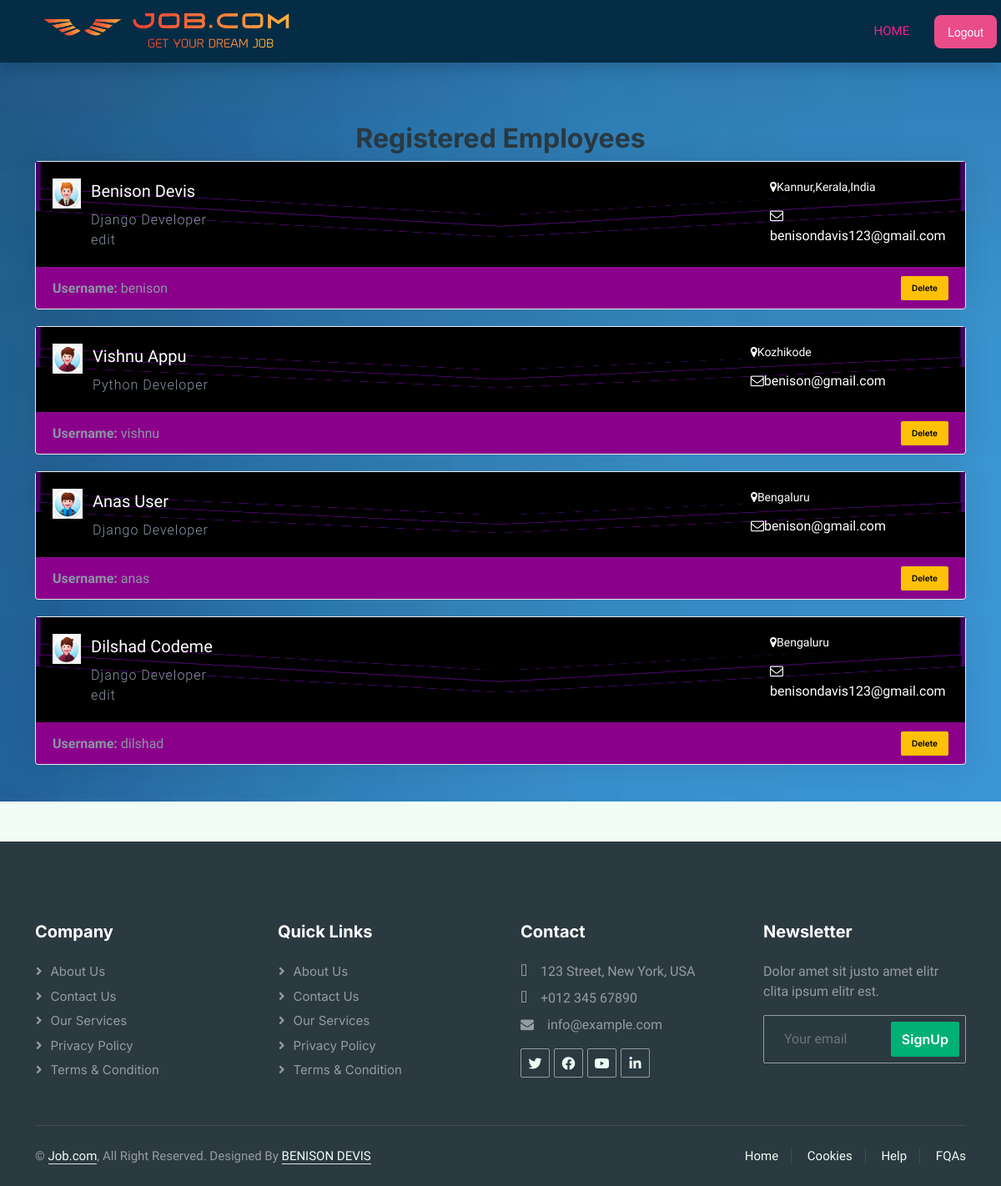
/siteadmin/employees/ (signed in), run on the app's committed database.
### employee/models.py (models this page shows)
class ProfileEdit(models.Model):
    worksts = (
        ("frsh", "I'm Fresher"),
        ("exp", "I'm Experienced"))
    gender = (("M", "Male"), ("F", "Female"), ("O", "Outher"))
    profile_title = models.CharField(max_length=50,null=True, blank=True)
    bio = models.TextField(null=True, blank=True)
    profile_img = models.ImageField(upload_to="profile.image/", null=True, blank=True,default='static\img\pro.png')
    resume = models.FileField(upload_to="resume/", null=True, blank=True)
    location = models.CharField(max_length=50,null=True, blank=True)
    mobile_no = models.CharField(max_length=12,null=True, blank=True)
    working_sts = models.CharField(max_length=50, choices=worksts,null=True, blank=True)
    gender = models.CharField(max_length=50, choices=gender,null=True, blank=True)
    rel_profile = models.OneToOneField(
        Employee, on_delete=models.CASCADE, null=True, blank=True
    )

### account/models.py (models this page shows, shortened)
class Account(AbstractUser):
    class Role(models.TextChoices):
        ADMIN = "ADMIN", "Admin"
        USER = "USER", "User"
        COMPANY = "COMPANY", "Company"
    base_role = Role.ADMIN
    is_active = models.BooleanField(default=False)
    can_login = models.BooleanField(default=True)
    role = models.CharField(max_length=50, choices=Role.choices)

### adminpanel/decorators.py (the view)
    def wrappeer(request,*args,**kwargs):
        if not request.user.is_authenticated:
            return redirect('user_login')
        else:
            if request.user.role != 'ADMIN':
                return render(request, "404.html")
        return function(request,*args,**kwargs)

### account/models.py (called while the page is built)
    def get_queryset(self, *args, **kwargs):
        results = super().get_queryset(*args, **kwargs)
        return results.filter(role=Account.Role.USER)

### adminpanel/views.py (called while the page is built)
@admin_login_required
def admin_employees_details(request):
    emp = Employee.employee.all()
    emp_prof = ProfileEdit.objects.filter(
        rel_profile__in = emp.values_list('id',flat=True)
    )
    context = {
        'emp' : emp,
        'emp_prof' : emp_prof
    }
    return render(request,'admin/admin_employess.html',context)

### templates/admin/admin_employess.html (shortened to what this page needs)
{% extends 'base.html' %}
{% block content %}
{% load static %}
<link href="https://maxcdn.bootstrapcdn.com/font-awesome/4.3.0/css/font-awesome.min.css" rel="stylesheet">
<br>
<br>
<br>
<div class="container">
    <h2 style="text-align: center;">Registered Employees</h2>
<div class="col-md-12">
    {% for emp in emp_prof %}
    <div class="card b-1 hover-shadow mb-20">
        <div style="color: white; background-image: url('{% static 'img/pronewc.jpg' %}');background-size: 100% 100%;" class="media card-body">
            <div class="media-left pr-12">
                <img class="avatar avatar-xl no-radius" src="{{emp.profile_img.url}}" alt="...">
            </div>
            <div class="media-body">
                <div class="mb-2">
                    <span class="fs-20 pr-16">{{ emp.rel_profile.first_name }} {{ emp.rel_profile.last_name }} </span>
                </div>
                <small class="fs-16 fw-300 ls-1">{{ emp.profile_title }}</small>
            </div>
            <div style="margin-left: 650px;"">
                <p class="fs-14  mb-12"><i class="fa fa-map-marker pr-1"></i>{{ emp.location }} </p>
                <span ><i class="fa fa-envelope-o pr-1"></i>{{ emp.rel_profile.email }}</span>
            </div>
        </div>
        <footer style="background-color: darkmagenta;" class="card-footer flexbox align-items-center">
            <div>
                <strong>Username:</strong>
                <span>{{ emp.rel_profile.username }}</span>
            </div>
            <div class="card-hover-show">
                <a class="btn btn-xs fs-10 btn-bold btn-warning" href="{% url 'delete_account_employee' emp.rel_profile.id  %}">Delete</a>
            </div>
        </footer>
    </div>
    {% endfor %}
</div>
    <br>
</div>
</div>
{% endblock content %}

### static/css/style.css (style rules this page uses)
:root { --primary: #f61d98; --secondary: #2B9BFF; --light: #EFFDF5; --dark: #2B3940; --danger:#9fd1eb; }
.btn { font-family: 'Inter', sans-serif; font-weight: 600; transition: .5s; }

### templates/admin/admin_employess.html (style rules this page uses)
.pr-12 { padding-right: 12px !important; }
.mb-20 { margin-bottom: 20px !important; }
.b-1 { border: 1px solid #ebebeb !important; }
.card { border: 0; border-radius: 0; margin-bottom: 30px; -webkit-transition: .5s; transition: .5s; }
.card { position: relative; display: -ms-flexbox; display: flex; -ms-flex-direction: column; flex-direction: column; min-width: 0; word-wrap: break-word; background-color: #fff; background-clip: border-box; border: 1px solid rgba(0,0,0,.125); border-radius: .25rem; }
.media { padding: 16px 12px; -webkit-transition: background-color .2s linear; transition: background-color .2s linear; }
.media { display: -ms-flexbox; display: flex; -ms-flex-align: start; align-items: flex-start; }
.card-body { -ms-flex: 1 1 auto; flex: 1 1 auto; padding: 1.25rem; }
.media .avatar { flex-shrink: 0; }
.no-radius { border-radius: 0 !important; }
.avatar-xl { width: 64px; height: 64px; line-height: 64px; font-size: 1.25rem; }
.avatar { position: relative; display: inline-block; width: 36px; height: 36px; line-height: 36px; text-align: center; border-radius: 100%; background-color: #f5f6f7; color: #8b95a5; text-transform: uppercase; }
img { max-width: 100%; }
img { vertical-align: middle; border-style: none; }
.mb-2 { margin-bottom: .5rem!important; }
.fs-20 { font-size: 20px !important; }
.pr-16 { padding-right: 16px !important; }
.ls-1 { letter-spacing: 1px !important; }
.fw-300 { font-weight: 300 !important; }
.fs-16 { font-size: 16px !important; }
.media-body>* { margin-bottom: 0; }
small, time, .small { font-family: Roboto,sans-serif; font-weight: 400; font-size: 11px; color: #8b95a5; }
.fs-14 { font-size: 14px !important; }
.mb-12 { margin-bottom: 12px !important; }
.card-footer:last-child { border-radius: 0 0 calc(.25rem - 1px) calc(.25rem - 1px); }
.card-footer { background-color: #fcfdfe; border-top: 1px solid rgba(77,82,89,0.07); color: #8b95a5; padding: 10px 20px; }
.flexbox { display: -webkit-box; display: flex; -webkit-box-pack: justify; justify-content: space-between; }
.align-items-center { -ms-flex-align: center!important; align-items: center!important; }
.card-footer { padding: .75rem 1.25rem; background-color: rgba(0,0,0,.03); border-top: 1px solid rgba(0,0,0,.125); }
.card-footer { background-color: #fcfdfe; border-top: 1px solid rgba(77, 82, 89, 0.07); color: #8b95a5; padding: 10px 20px }
.card-footer>*:last-child { margin-bottom: 0 }
.hover-shadow { -webkit-box-shadow: 0 0 35px rgba(0, 0, 0, 0.11); box-shadow: 0 0 35px rgba(0, 0, 0, 0.11) }
.fs-10 { font-size: 10px !important; }

### data on the page
ProfileEdit: profile_img (picture), rel_profile.first_name "Benison", rel_profile.last_name "Devis", profile_title "Django Developer edit", location "Kannur,Kerala,India", rel_profile.email "benisondavis123@gmail.com", rel_profile.username "benison"
ProfileEdit: profile_img (picture), rel_profile.first_name "Vishnu", rel_profile.last_name "Appu", profile_title "Python Developer", location "Kozhikode", rel_profile.email "benison@gmail.com", rel_profile.username "vishnu"
ProfileEdit: profile_img (picture), rel_profile.first_name "Anas", rel_profile.last_name "User", profile_title "Django Developer", location "Bengaluru", rel_profile.email "benison@gmail.com", rel_profile.username "anas"
ProfileEdit: profile_img (picture), rel_profile.first_name "Dilshad", rel_profile.last_name "Codeme", profile_title "Django Developer edit", location "Bengaluru", rel_profile.email "benisondavis123@gmail.com", rel_profile.username "dilshad"
